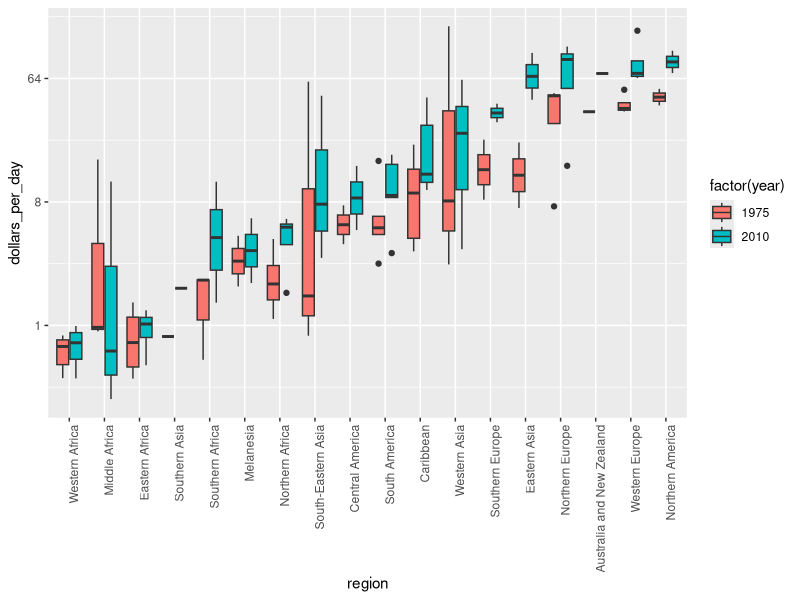

Write the R code that produced this figure.
library(dslabs)
library(tidyverse)
library(ggplot2)
library(ggrepel)
library(dplyr)
library(gridExtra)
data("gapminder")

gapminder <- gapminder%>%
  mutate(dollars_per_day=gdp/population/365)

west <- c("Northern Europe", "Western Europe", "Southern Europe", "Northern America", "Australia and New Zealand")

country_list1 <- gapminder %>%
  filter(year==1975 & !is.na(dollars_per_day)) %>%
  .$country

country_list2 <- gapminder %>%
  filter(year==2010 & !is.na(dollars_per_day)) %>%
  .$country

country_list <- intersect(country_list1, country_list2)

gapminder %>%
  filter(year==c(1975,2010) & country %in% country_list) %>%
  mutate(region=reorder(region,dollars_per_day,FUN=median)) %>%
  ggplot(aes(region,dollars_per_day,fill=factor(year))) +
  geom_boxplot() +
  scale_y_continuous(trans = "log2") +
  theme(axis.text.x = element_text(angle=90,hjust=1))
